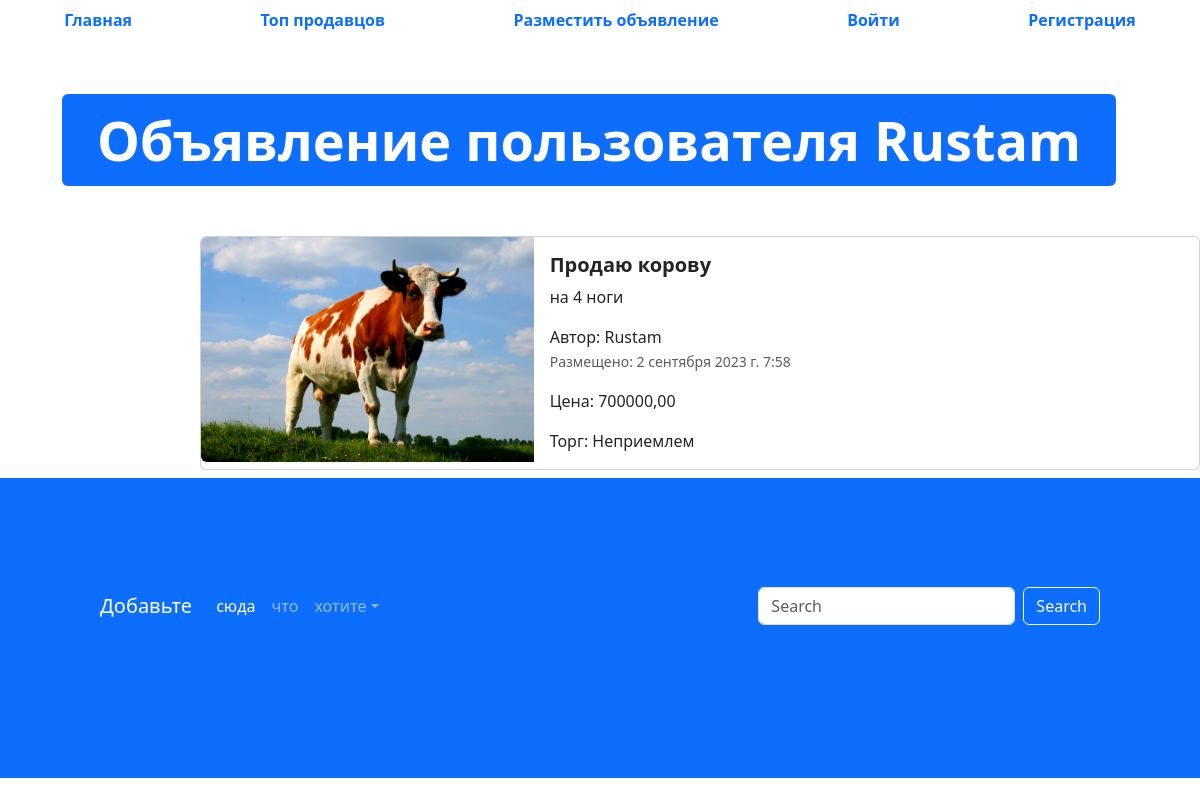
Page /advertisement/21 on the committed database.
### app_advertisements/models.py (models this page shows, shortened)
class Advertisement(models.Model):
    title = models.CharField("Заголовок", max_length=128)
    description = models.TextField("Описание")
    price = models.DecimalField("Цена", max_digits=10, decimal_places=2) #IntegerField - целые числа .. DecimalField - плавающиеся
    auction = models.BooleanField("Торг", help_text="Уместен или нет")
    created_at = models.DateTimeField(auto_now_add=True)
    updated_at = models.DateTimeField(auto_now=True)
    user = models.ForeignKey(User, verbose_name="Пользователь", on_delete=models.CASCADE)
    image = models.ImageField("Изображения", upload_to="advertisements/")
    class Meta:
        db_table = 'advertisements'

### app_advertisements/views.py (the view)
# urls.py: path('advertisement/<int:pk>', advertisments_datail, name="adv-detail"),
def advertisments_datail(request, pk):
    advertisement = Advertisement.objects.get(id=pk)
    context = {"adv": advertisement}
    return render(request, 'app_advertisments/advertisement.html', context)

### templates/app_advertisments/advertisement.html (shortened to what this page needs)
{% extends 'base.html' %}
{% load static %}
{% block content %}
  <ul class="nav nav-pills sticky-top bg-white nav-fill">
    <li class="nav-item">
      <a class="nav-link" href={% url 'glav' %}><span style="font-weight: bold;">Главная</span>
    </li>
    <li class="nav-item">
      <a class="nav-link" href={% url 'top_sellers' %}><span style="font-weight: bold;">Топ продавцов</span>
    </li>
    <li class="nav-item">
      <a class="nav-link" href={% url 'advertisement_post' %}><span style="font-weight: bold;">Разместить объявление</span>
    </li>
    {% if user.is_authenticated %}
        <li class="nav-item">
          <a class="nav-link" href={% url 'profile' %}><span style="font-weight: bold;">Профиль</span>
          </a>
        </li>
        <li class="nav-item">
          <a class="nav-link" href={% url 'logout' %}><span style="font-weight: bold;">Выйти</span>
          </a>
        </li>
    {% else %}
        <li class="nav-item">
          <a class="nav-link" href={% url 'login' %}><span style="font-weight: bold;">Войти</span>
        </li>
        <li class="nav-item">
          <a class="nav-link" href={% url 'register' %}><span style="font-weight: bold;">Регистрация</span>
        </li>
    {% endif %}
  </ul>
  <div class="container" style="margin: 50px;">
    <div class="display-2">
      <span class="badge bg-primary">Объявление пользователя {{ adv.user }}</span>
    </div>
  </div>
  <div class="col offset-2">
    <div class="card mb-2" style="max-width: 1200px; margin-top: 20px;">
      <div class="row g-0">
        <div class="col-md-4">
          <a href="#" class="nav-link">
            <img src={% if adv.image %} {{ adv.image.url }} {% else %} {% static "img/adv.png" %} {% endif %} class="img-fluid rounded-start" alt="Card title">
          </a>
        </div>
        <div class="col">
          <div class="card-body">
            <h5 class="card-title">
              <a href="#" class="nav-link"><strong>{{ adv.title }}</strong></a>
            </h5>
            <p class="card-text">
              {{ adv.description }}
            </p>
            <span>Автор: {{adv.user}}</span>
            <p class="card-text"><small class="text-muted">Размещено: {{adv.created_at}}</small></p>
            <span>Цена: {{ adv.price }}</span> </p>
            <span>Торг:  {% if adv.auction %} Возможен {% else %} Неприемлем {% endif %}</span>
          </div>
        </div>
      </div>
    </div>
  </div>
  <footer style="padding: 100px; min-height: 300px;" class="bg-primary">
    <nav class="navbar navbar-expand-sm navbar-dark">
      <a class="navbar-brand" href="#">Добавьте</a>
      <div class="collapse navbar-collapse" id="collapsibleNavId">
        <ul class="navbar-nav me-auto mt-2 mt-lg-0">
          <li class="nav-item">
            <a class="nav-link active" href="#" aria-current="page">сюда</a>
          </li>
          <li class="nav-item">
            <a class="nav-link" href="#">что</a>
          </li>
          <li class="nav-item dropdown">
            <a class="nav-link dropdown-toggle" href="#" id="dropdownId" data-bs-toggle="dropdown" aria-haspopup="true"
              aria-expanded="false">хотите</a>
          </li>
        </ul>
        <form class="d-flex my-2 my-lg-0">
          <input class="form-control me-sm-2" type="text" placeholder="Search">
          <button class="btn btn-outline-light my-2 my-sm-0" type="submit">Search</button>
        </form>
      </div>
    </nav>
  </footer>
  {% endblock %}

### rows in the picture
Advertisement: user "Rustam", image (picture), title "Продаю корову", description "на 4 ноги", created_at "2 сентября 2023 г. 7:58", price "700000,00"
